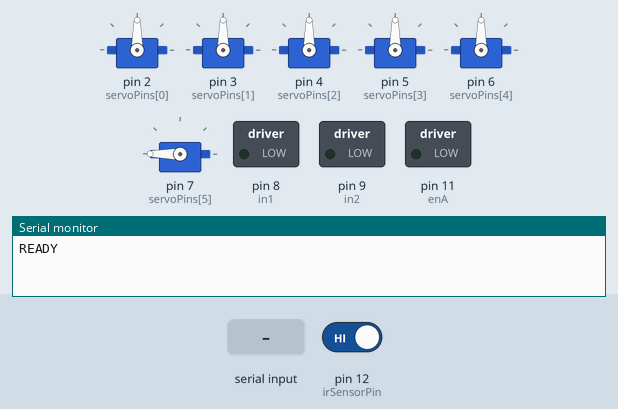
Simulated run of this sketch. Board: Arduino Uno, built with avr-gcc and run on an emulated ATmega328P. Shown: 6 × servo, switched loads named in the sketch (green lamp = pin HIGH), the last lines printed to the serial monitor. The test bench sets the inputs (shaded band); at power-on: pin 12 (irSensorPin) HIGH.

Above: at 2.7 s.
2.8 s: pin 12 (irSensorPin) driven LOW
At 3.8 s:
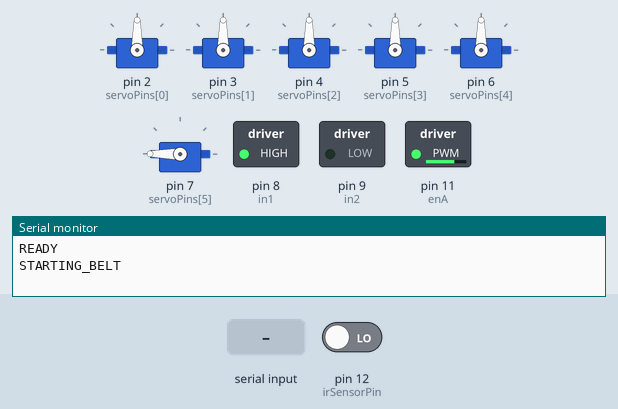
5.6 s: "r\n" received over Serial
At 8.2 s:
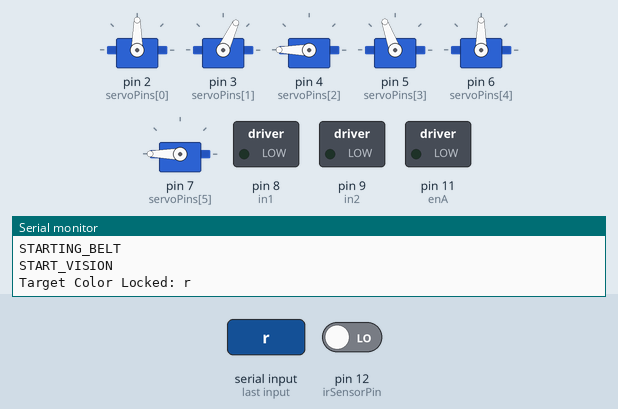
8.6 s: "h\n" received over Serial
At 9.06 s:
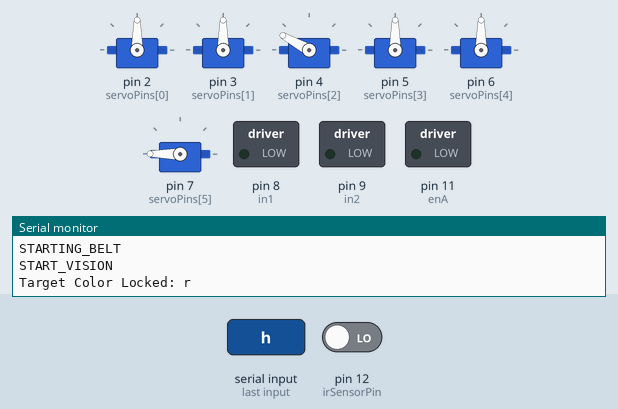
11.6 s: "H\n" received over Serial
At 12.6 s:
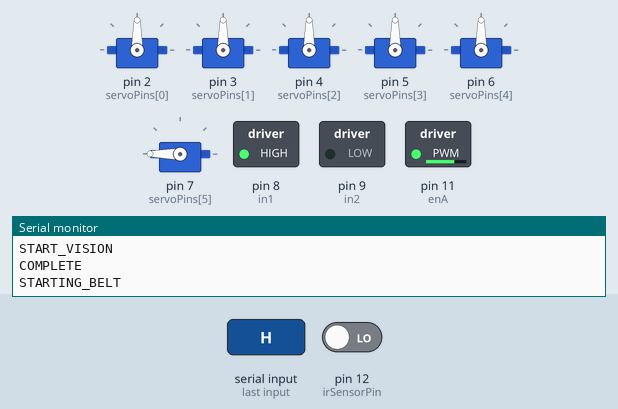
14.6 s: "R\n" received over Serial
At 15.05 s:
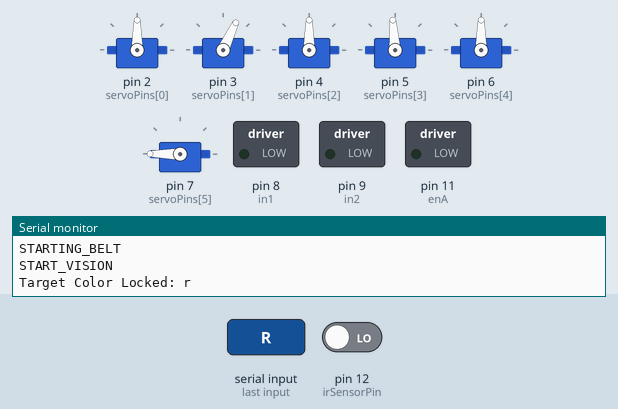
20.6 s: "h\n" received over Serial
At 20.92 s:
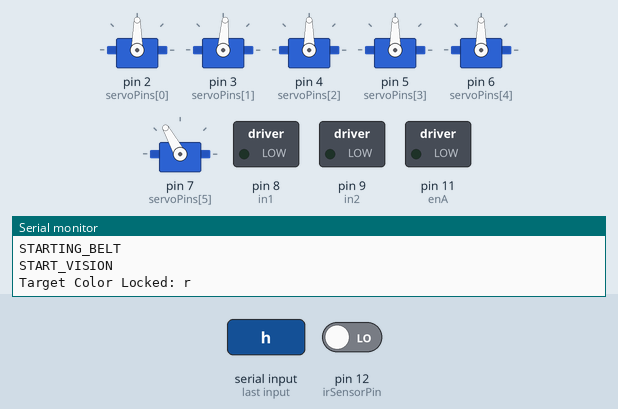
Timing chart, 0 to 24.6 s (numbered marks = the images above; inputs shaded):
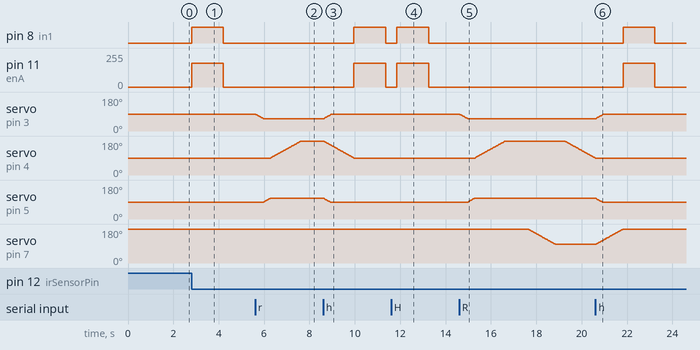

The sketch:

final1_trial.ino
```cpp
#include <Servo.h>

// --- Pins ---
const int irSensorPin = 12;
const int enA = 11;
const int in1 = 8;
const int in2 = 9;

// --- Conveyor Settings ---
int conveyorSpeed = 180;
const long runDuration = 1400;
unsigned long conveyorStartTime = 0;
char targetColor = ' '; // Store r, g, or b

// --- Robotic Arm Setup ---
Servo servos[6];
int servoPins[6] = {2, 3, 4, 5, 6, 7};
int curpos[6]    = {90, 90, 90, 90, 90, 180};
int homepos[6]   = {90, 90, 90, 90, 90, 180};
int tgtpos[6]    = {90, 90, 90, 90, 90, 180};
char labels[6]   = {'B', 'S', 'E', 'W', 'R', 'G'};

unsigned long lastMoveTime = 0;
const int stepDelay = 15;

// --- Automation States ---
enum SystemState {
  IDLE,
  CONVEYOR_RUNNING,
  WAITING_FOR_COLOR,  // Pause here for Python detection
  PICK_BASE_SHOULDER, // Step 1
  PICK_WRIST,         // Step 2
  PICK_ELBOW,         // Step 3
  PRE_GRAB_DELAY,     // Step 4
  GRABBING,           // Step 5
  LIFTING,
  MOVING_TO_BIN,
  DROPPING,
  RETURNING_HOME
};

SystemState currentState = IDLE;
unsigned long stateWaitTimer = 0;

/**
 * Checks if the arm has reached its target position
 */
bool armReachedTarget() {
  for (int i = 0; i < 6; i++) {
    if (curpos[i] != tgtpos[i]) return false;
  }
  return true;
}

/**
 * Sequential Target Setter
 */
void setTarget(int b, int s, int e, int w, int r, int g) {
  tgtpos[0] = b; tgtpos[1] = s; tgtpos[2] = e;
  tgtpos[3] = w; tgtpos[4] = r; tgtpos[5] = g;
}

void controlConveyor(int state) {
  if (state == 1) {
    digitalWrite(in1, HIGH); digitalWrite(in2, LOW);
    analogWrite(enA, conveyorSpeed);
  } else {
    digitalWrite(in1, LOW); digitalWrite(in2, LOW);
    analogWrite(enA, 0);
  }
}

void updateServos() {
  if (millis() - lastMoveTime >= stepDelay) {
    lastMoveTime = millis();
    for (int i = 0; i < 6; i++) {
      if (curpos[i] < tgtpos[i]) { curpos[i]++; servos[i].write(curpos[i]); }
      else if (curpos[i] > tgtpos[i]) { curpos[i]--; servos[i].write(curpos[i]); }
    }
  }
}

void setup() {
  Serial.begin(115200); // 115200 for fast communication with Python
  pinMode(irSensorPin, INPUT);
  pinMode(enA, OUTPUT); pinMode(in1, OUTPUT); pinMode(in2, OUTPUT);

  for (int i = 0; i < 6; i++) {
    servos[i].attach(servoPins[i]);
    servos[i].write(curpos[i]);
  }

  controlConveyor(0);
  delay(1500); // Stabilization
  Serial.println("READY");
}

void loop() {
  updateServos();

  // --- Serial Command Logic ---
  if (Serial.available() > 0) {
    String input = Serial.readStringUntil('\n');
    input.trim();
    if (input.length() > 0) {
      char cmd = input.charAt(0);

      // Reset/Home command
      if (cmd == 'h' || cmd == 'H') {
        setTarget(homepos[0], homepos[1], homepos[2], homepos[3], homepos[4], 180);
        currentState = RETURNING_HOME;
        controlConveyor(0);
      }
      // Color Input from Python
      else if (currentState == WAITING_FOR_COLOR) {
        if (cmd == 'r' || cmd == 'g' || cmd == 'b' || cmd == 'R' || cmd == 'G' || cmd == 'B') {
          targetColor = tolower(cmd);
          Serial.print("Target Color Locked: "); Serial.println(targetColor);
          currentState = PICK_BASE_SHOULDER; // Start strict pickup sequence
        }
      }
    }
  }

  // --- Automation Logic ---
  switch (currentState) {

    case IDLE:
      if (digitalRead(irSensorPin) == LOW) {
        Serial.println("STARTING_BELT");
        conveyorStartTime = millis();
        controlConveyor(1);
        currentState = CONVEYOR_RUNNING;
      }
      break;

    case CONVEYOR_RUNNING:
      if (millis() - conveyorStartTime >= runDuration) {
        controlConveyor(0);
        delay(500); // Wait for vibration to stop
        Serial.println("START_VISION"); // Signal Python to scan
        currentState = WAITING_FOR_COLOR;
      }
      break;

    case PICK_BASE_SHOULDER:
      // Step 1: Base:90, Shoulder:65, Roll:90, Gripper:180 (Open)
      setTarget(90, 65, curpos[2], curpos[3], 90, 180);
      if (armReachedTarget()) currentState = PICK_WRIST;
      break;

    case PICK_WRIST:
      // Step 2: Wrist: 110 (Elbow still tucked)
      tgtpos[3] = 110;
      if (armReachedTarget()) currentState = PICK_ELBOW;
      break;

    case PICK_ELBOW:
      // Step 3: Elbow: 180 (Final reach)
      tgtpos[2] = 180;
      if (armReachedTarget()) {
        stateWaitTimer = millis();
        currentState = PRE_GRAB_DELAY;
      }
      break;

    case PRE_GRAB_DELAY:
      // Step 4: Stabilize for 1 second
      if (millis() - stateWaitTimer >= 1000) {
        currentState = GRABBING;
      }
      break;

    case GRABBING:
      // Step 5: Close Gripper: 98
      tgtpos[5] = 98;
      if (armReachedTarget()) {
        delay(400);
        tgtpos[2] = 90; // Lift Elbow immediately
        currentState = LIFTING;
      }
      break;

    case LIFTING:
      if (armReachedTarget()) {
        // Now choose bin based on the stored targetColor
        if (targetColor == 'r')      setTarget(180, 80, 115, 45, 90, 98);
        else if (targetColor == 'g') setTarget(155, 80, 115, 45, 90, 98);
        else if (targetColor == 'b') setTarget(135, 70, 105, 45, 100, 98);
        currentState = MOVING_TO_BIN;
      }
      break;

    case MOVING_TO_BIN:
      if (armReachedTarget()) {
        tgtpos[5] = 180; // Release object
        currentState = DROPPING;
      }
      break;

    case DROPPING:
      if (armReachedTarget()) {
        delay(600);
        setTarget(homepos[0], homepos[1], homepos[2], homepos[3], homepos[4], 180);
        currentState = RETURNING_HOME;
      }
      break;

    case RETURNING_HOME:
      if (armReachedTarget()) {
        Serial.println("COMPLETE");
        currentState = IDLE;
      }
      break;
  }
}
```

Measured:
- after the input at 2.8 s, pin 8 (in1): LOW → HIGH at once, → LOW 1.4 s later; pin 11 (enA): 0/255 → 180/255 at once, → 0/255 1.4 s later
- after the input at 5.6 s, servo on pin 3 (servoPins[1]): moves from 90° to 65° over 0.36 s, starting at once; servo on pin 4 (servoPins[2]): moves from 90° to 180° over 1.3 s, starting after 0.70 s; servo on pin 5 (servoPins[3]): moves from 90° to 110° over 0.27 s, starting after 0.39 s
- after the input at 8.6 s, pin 8 (in1): LOW → HIGH after 1.4 s, → LOW 1.4 s later; pin 11 (enA): 0/255 → 180/255 after 1.4 s, → 0/255 1.4 s later
- after the input at 11.6 s, pin 8 (in1): LOW → HIGH after 0.25 s, → LOW 1.4 s later; pin 11 (enA): 0/255 → 180/255 after 0.25 s, → 0/255 1.4 s later
- after the input at 14.6 s, servo on pin 3 (servoPins[1]): moves from 90° to 65° over 0.36 s, starting at once; servo on pin 4 (servoPins[2]): rises from 90° to 180° in 1.3 s, then falls to 91° in 4.0 s
- after the input at 20.6 s, pin 8 (in1): LOW → HIGH after 1.2 s, → LOW 1.4 s later; pin 11 (enA): 0/255 → 180/255 after 1.2 s, → 0/255 1.4 s later; servo on pin 2 (servoPins[0]): stays 90° (without the input it goes to 91° after 0.00 s); servo on pin 5 (servoPins[3]): goes on until 20.9 s, then stays 90°
